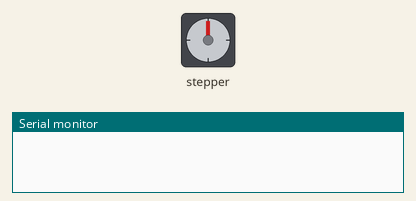
The sketch below on a simulated ESP32-S3. On the bench: stepper motor, the last lines printed to the serial monitor. Wiring (inferred from the names in the program): stepper motor driver (200 steps per turn assumed): step GPIO 4; direction GPIO 5; enable GPIO 6.

Above: at 0.55 s.
At 1.1 s:
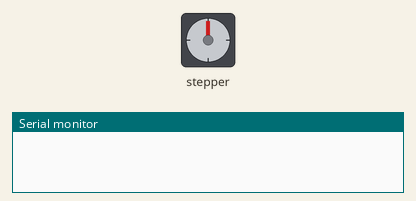
At 1.65 s:
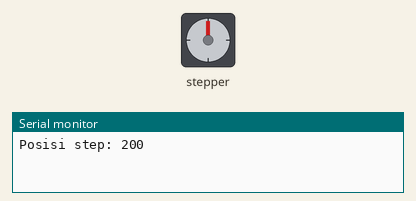
At 2.7 s:
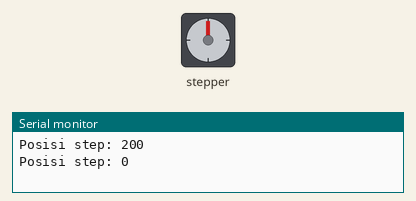
Timing chart, 0 to 5.6 s (numbered marks = the images above):
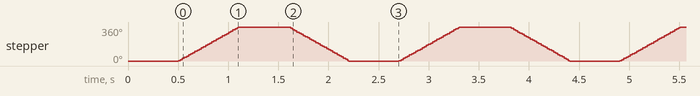

Measured:
- by itself, stepper: turns 360° clockwise in 0.60 s, then 360° counter-clockwise in 0.60 s, repeating every 2.2 s

The sketch:

sketch.ino
```cpp
#include <Arduino.h>

// Pin koneksi ke A4988
#define STEP_PIN    4
#define DIR_PIN     5
#define ENABLE_PIN  6

// parameter motor
const int stepsPerRev = 200;

volatile long stepPosition = 0;

void StepperTask(void *pvParameters) {
  pinMode(STEP_PIN, OUTPUT);
  pinMode(DIR_PIN, OUTPUT);
  pinMode(ENABLE_PIN, OUTPUT);

  digitalWrite(ENABLE_PIN, LOW);

  const int stepDelayMicros = 1500;

  for (;;) {
    // ---- Putar searah jarum jam ----
    digitalWrite(DIR_PIN, HIGH);
    for (int i = 0; i < stepsPerRev; i++) {
      digitalWrite(STEP_PIN, HIGH);
      delayMicroseconds(stepDelayMicros);
      digitalWrite(STEP_PIN, LOW);
      delayMicroseconds(stepDelayMicros);
      stepPosition++;
    }
    vTaskDelay(500 / portTICK_PERIOD_MS);

    // ---- Putar berlawanan jarum jam ----
    digitalWrite(DIR_PIN, LOW);
    for (int i = 0; i < stepsPerRev; i++) {
      digitalWrite(STEP_PIN, HIGH);
      delayMicroseconds(stepDelayMicros);
      digitalWrite(STEP_PIN, LOW);
      delayMicroseconds(stepDelayMicros);
      stepPosition--;
    }
    vTaskDelay(500 / portTICK_PERIOD_MS);
  }
}

void MonitorTask(void *pvParameters) {
  for (;;) {
    long pos = stepPosition;
    Serial.print("Posisi step: ");
    Serial.println(pos);
    vTaskDelay(500 / portTICK_PERIOD_MS);
  }
}

void setup() {
  Serial.begin(115200);
  vTaskDelay(500 / portTICK_PERIOD_MS);

  xTaskCreatePinnedToCore(
    StepperTask,
    "StepperTask",
    4096,
    NULL,
    2,
    NULL,
    0
  );

  xTaskCreatePinnedToCore(
    MonitorTask,
    "MonitorTask",
    2048,
    NULL,
    1,
    NULL,
    1
  );
}

void loop() {

}
```
